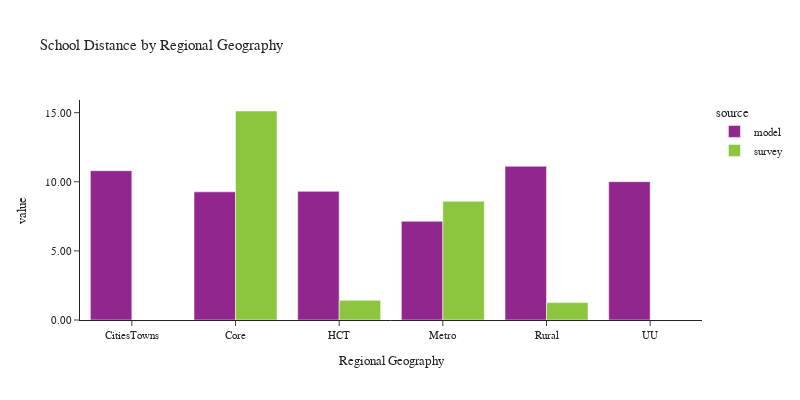

This figure's notebook cell:
### Code cell
plot_school_location(df_students, 'rg_proposed_school', 'Regional Geography', 'Regional Geography')

### Figure 1 — Plotly figure (JSON) as saved in the notebook; plotly's stock layout.template omitted (floating-point values rounded to 4 significant figures)
{"data": [{"alignmentgroup": "True", "customdata": [[1], [1], [1], [1], [1], [1]], "hovertemplate": "source=model<br>rg_proposed_school=%{x}<br>value=%{y}<br>sample count=%{customdata[0]}<extra></extra>", "legendgroup": "model", "marker": {"color": "#91268F", "pattern": {"shape": ""}}, "name": "model", "offsetgroup": "model", "orientation": "v", "showlegend": true, "textposition": "auto", "type": "bar", "x": ["CitiesTowns", "Core", "HCT", "Metro", "Rural", "UU"], "xaxis": "x", "y": [10.8, 9.273, 9.309, 7.143, 11.12, 10.01], "yaxis": "y"}, {"alignmentgroup": "True", "customdata": [[1], [1], [1], [1]], "hovertemplate": "source=survey<br>rg_proposed_school=%{x}<br>value=%{y}<br>sample count=%{customdata[0]}<extra></extra>", "legendgroup": "survey", "marker": {"color": "#8CC63E", "pattern": {"shape": ""}}, "name": "survey", "offsetgroup": "survey", "orientation": "v", "showlegend": true, "textposition": "auto", "type": "bar", "x": ["Core", "HCT", "Metro", "Rural"], "xaxis": "x", "y": [15.12, 1.425, 8.593, 1.26], "yaxis": "y"}], "layout": {"barmode": "group", "font": {"size": 11}, "height": 400, "legend": {"title": {"text": "source"}, "tracegroupgap": 0}, "title": {"text": "School Distance by Regional Geography"}, "width": 800, "xaxis": {"anchor": "y", "domain": [0.0, 1.0], "title": {"text": "Regional Geography"}}, "yaxis": {"anchor": "x", "domain": [0.0, 1.0], "tickformat": ".2f", "title": {"text": "value"}}}}
